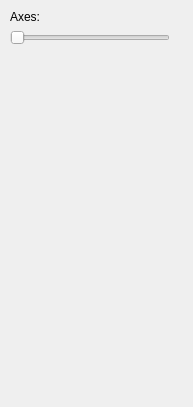
<?xml version="1.0" encoding="UTF-8"?>
<ui version="4.0">
 <class>mafPipeVisualSliceVolume</class>
 <widget class="QWidget" name="mafPipeVisualSliceVolume">
  <property name="geometry">
   <rect>
    <x>0</x>
    <y>0</y>
    <width>193</width>
    <height>407</height>
   </rect>
  </property>
  <property name="windowTitle">
   <string>Form</string>
  </property>
  <widget class="QWidget" name="formLayoutWidget">
   <property name="geometry">
    <rect>
     <x>10</x>
     <y>10</y>
     <width>160</width>
     <height>61</height>
    </rect>
   </property>
   <layout class="QFormLayout" name="formLayout">
    <item row="0" column="0">
     <widget class="QLabel" name="contourLabel">
      <property name="text">
       <string>Axes:</string>
      </property>
     </widget>
    </item>
    <item row="1" column="0" colspan="2">
     <widget class="QSlider" name="positionSlider">
      <property name="orientation">
       <enum>Qt::Horizontal</enum>
      </property>
     </widget>
    </item>
   </layout>
  </widget>
 </widget>
 <resources/>
 <connections/>
</ui>
